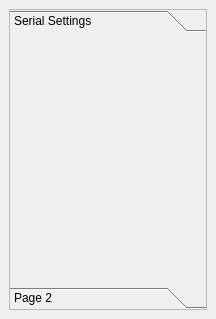
<?xml version="1.0" encoding="UTF-8"?>
<ui version="4.0">
 <class>MainWindow</class>
 <widget class="QMainWindow" name="MainWindow">
  <property name="geometry">
   <rect>
    <x>0</x>
    <y>0</y>
    <width>216</width>
    <height>319</height>
   </rect>
  </property>
  <property name="windowTitle">
   <string>MainWindow</string>
  </property>
  <property name="styleSheet">
   <string notr="true"/>
  </property>
  <widget class="QWidget" name="centralwidget">
   <layout class="QGridLayout" name="gridLayout">
    <item row="0" column="0">
     <widget class="QToolBox" name="toolBox">
      <property name="frameShape">
       <enum>QFrame::StyledPanel</enum>
      </property>
      <property name="frameShadow">
       <enum>QFrame::Sunken</enum>
      </property>
      <property name="lineWidth">
       <number>2</number>
      </property>
      <property name="currentIndex">
       <number>0</number>
      </property>
      <property name="tabSpacing">
       <number>6</number>
      </property>
      <widget class="QWidget" name="page">
       <property name="geometry">
        <rect>
         <x>0</x>
         <y>0</y>
         <width>196</width>
         <height>242</height>
        </rect>
       </property>
       <property name="minimumSize">
        <size>
         <width>0</width>
         <height>0</height>
        </size>
       </property>
       <attribute name="icon">
        <iconset resource="Resources.qrc">
         <normaloff>:/icons/icon.png</normaloff>:/icons/icon.png</iconset>
       </attribute>
       <attribute name="label">
        <string>Serial Settings</string>
       </attribute>
      </widget>
      <widget class="QWidget" name="page_2">
       <property name="geometry">
        <rect>
         <x>0</x>
         <y>0</y>
         <width>196</width>
         <height>242</height>
        </rect>
       </property>
       <attribute name="label">
        <string>Page 2</string>
       </attribute>
      </widget>
     </widget>
    </item>
   </layout>
  </widget>
 </widget>
 <resources>
  <include location="Resources.qrc"/>
 </resources>
 <connections/>
</ui>
